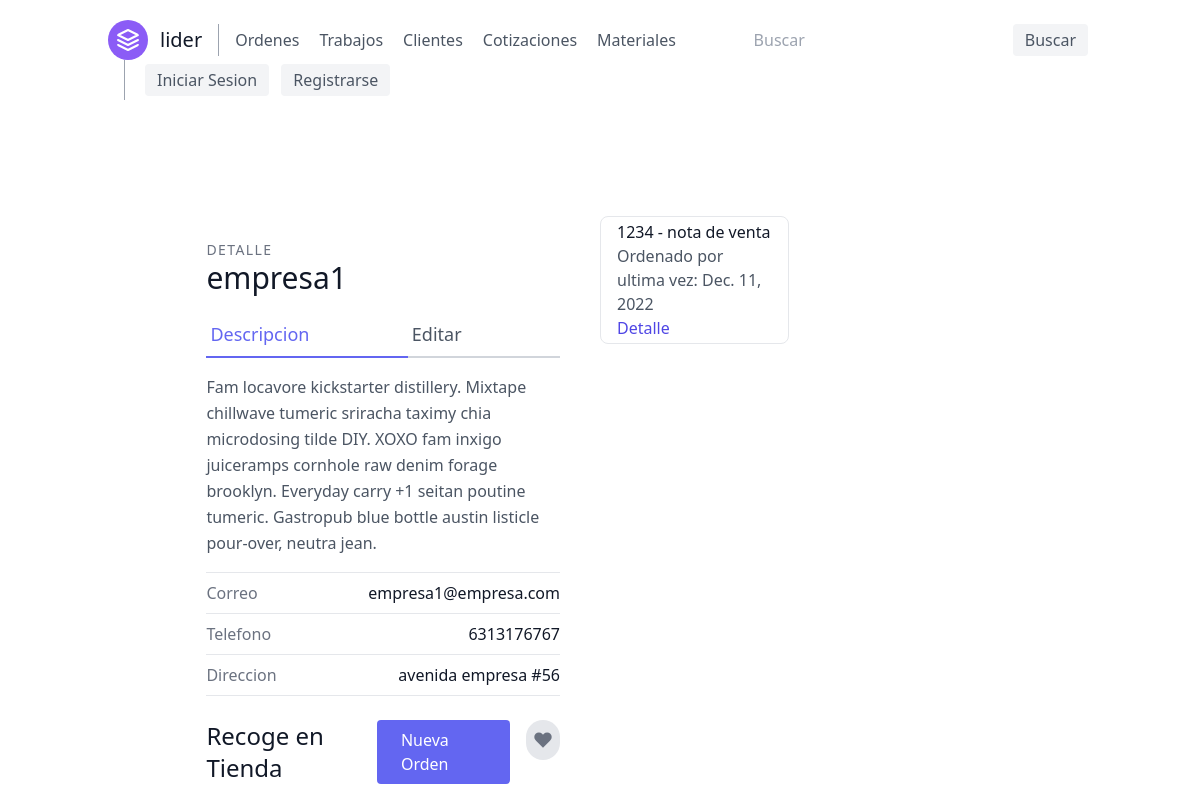
/clientes/detalle/1, run on an earlier commit of the app's database.
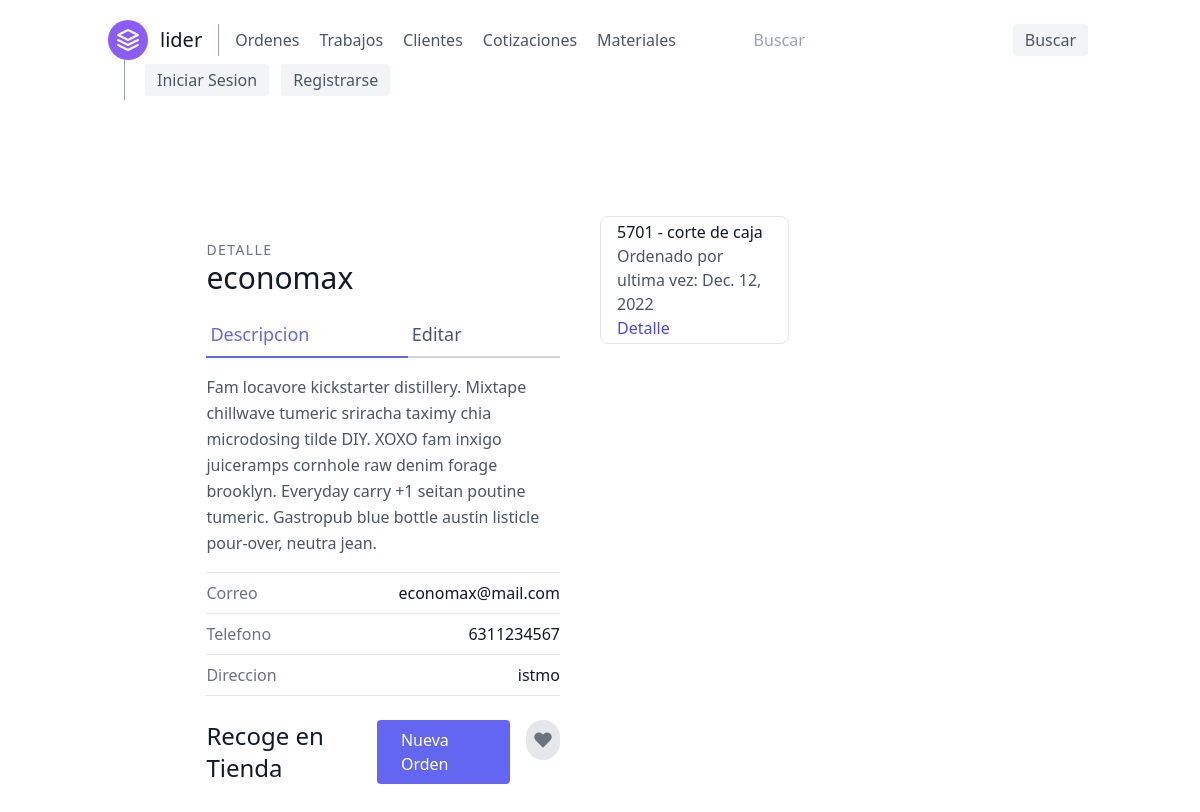
And on a later commit of the database.
### orders/models.py (models this page shows, shortened)
class Customer(models.Model):
    name_company = models.CharField(verbose_name='Nombre/Empresa', max_length=50)
    email = models.EmailField(verbose_name='Correo', null=True)
    phone_number = models.CharField(verbose_name='Telefono', max_length=10, validators=[RegexValidator(r'^\d{1,10}$')])
    address = models.CharField(verbose_name='Domicilio', max_length=100, null=True)
    shipping = models.BooleanField(verbose_name='Entrega a domicilio')
    @property
    def delivery(self):
        return 'Entrega a Domicilio' if self.shipping else 'Recoge en Tienda'

class Lider(models.Model):
    lider_id = models.CharField('Numero de Lider', max_length=4,
                                validators=[RegexValidator(r'^\d{1,10}$')], primary_key=True)
    doc_description = models.CharField(verbose_name='Descripcion del formato',
                                       max_length=250)
    customer = models.ForeignKey(Customer, on_delete=models.CASCADE, default='')
    @property
    def last_ordered(self):
        last_orderitem = Order.objects.filter(orderitem__lider__lider_id=self.lider_id).last()
        return last_orderitem.date_ordered if last_orderitem else "No ordenado"

class Order(models.Model):
    customer = models.ForeignKey(Customer, on_delete=models.CASCADE, verbose_name='Cliente')
    date_ordered = models.DateField('Fecha ordenada', auto_now=True)
    expected_delivery_date = models.DateField('Fecha esperada de Entrega',
                                              default=(datetime.datetime.now() + datetime.timedelta(days=3)))
    delivered = models.DateField(verbose_name='Fecha de Entrega', null=True, blank=True)
    paid = models.DateField(verbose_name='Fecha de Pago', null=True, blank=True)
    invoice = models.IntegerField(verbose_name='Factura Asociada', null=True, blank=True)

### customers/views.py (the view)
# urls.py: path('detalle/<int:pk>', views.CustomerDetailView.as_view(), name='customer-detail'),
class CustomerDetailView(DetailView):
    model = Customer
    template_name = 'customers/customer_detail.html'
    def get_context_data(self, **kwargs):
        context = super(CustomerDetailView, self).get_context_data(**kwargs)
        customer_id = kwargs['object'].id
        queryset = Lider.objects.filter(customer_id=customer_id).order_by('-lider_id')
        context.update({
            "lider_list": queryset
        })
        return context

### customers/templates/customers/customer_detail.html
{% extends 'base.html' %}
{% block content %}
    <section class="text-gray-600 body-font overflow-hidden">
        <div class="container px-5 py-24 mx-auto">
            <div class="lg:w-4/5 mx-auto flex flex-wrap">
                <div class="lg:w-1/2 w-full lg:pr-10 lg:py-6 mb-6 lg:mb-0">
                    <h2 class="text-sm title-font text-gray-500 tracking-widest">DETALLE</h2>
                    <h1 class="text-gray-900 text-3xl title-font font-medium mb-4">{{ customer.name_company }}</h1>
                    <div class="flex mb-4">
                        <a class="flex-grow text-indigo-500 border-b-2 border-indigo-500 py-2 text-lg px-1">Descripcion</a>
                        <a class="flex-grow border-b-2 border-gray-300 py-2 text-lg px-1"
                           href="{% url 'customer-update' customer.id %}">Editar</a>
                    </div>
                    <p class="leading-relaxed mb-4">Fam locavore kickstarter distillery. Mixtape chillwave tumeric
                        sriracha taximy chia microdosing tilde DIY. XOXO fam inxigo juiceramps cornhole raw denim forage
                        brooklyn. Everyday carry +1 seitan poutine tumeric. Gastropub blue bottle austin listicle
                        pour-over, neutra jean.</p>
                    <div class="flex border-t border-gray-200 py-2">
                        <span class="text-gray-500">Correo</span>
                        <span class="ml-auto text-gray-900">{{ object.email }}</span>
                    </div>
                    <div class="flex border-t border-gray-200 py-2">
                        <span class="text-gray-500">Telefono</span>
                        <span class="ml-auto text-gray-900">{{ object.phone_number }}</span>
                    </div>
                    <div class="flex border-t border-b mb-6 border-gray-200 py-2">
                        <span class="text-gray-500">Direccion</span>
                        <span class="ml-auto text-gray-900">{{ object.address }}</span>
                    </div>
                    <div class="flex">
                        <span class="title-font font-medium text-2xl text-gray-900">{{ customer.delivery }}</span>
                        <a class="flex ml-auto text-white bg-indigo-500 border-0 py-2 px-6 focus:outline-none hover:bg-indigo-600 rounded"
                        href="{% url 'order-create-from-customer' customer.id %}">
                            Nueva Orden
                        </a>
                        <button class="rounded-full w-10 h-10 bg-gray-200 p-0 border-0 inline-flex items-center justify-center text-gray-500 ml-4">
                            <svg fill="currentColor" stroke-linecap="round" stroke-linejoin="round" stroke-width="2"
                                 class="w-5 h-5" viewBox="0 0 24 24">
                                <path d="M20.84 4.61a5.5 5.5 0 00-7.78 0L12 5.67l-1.06-1.06a5.5 5.5 0 00-7.78 7.78l1.06 1.06L12 21.23l7.78-7.78 1.06-1.06a5.5 5.5 0 000-7.78z"></path>
                            </svg>
                        </button>
                    </div>
                </div>
                <div class="lg:w-1/2 w-full lg:h-auto h-64 object-cover object-center rounded">
                    <div class="flex flex-wrap -m-2">
                        {% for lider in lider_list %}
                            <div class="p-2 lg:w-1/2 md:w-1/2 w-full h-36">
                                <div class="h-full flex items-center border-gray-200 border p-4 rounded-lg">
                                    <div class="flex-grow">
                                        <h2 class="text-gray-900 title-font font-medium">{{ lider.lider_id }}
                                            - {{ lider.doc_description|lower }}</h2>
                                        <p>Ordenado por ultima vez: {{ lider.last_ordered }}</p>
                                        <a href="{% url 'lider-detail' lider.pk %}"
                                           class="text-indigo-600 hover:text-blue-500">Detalle</a>
                                    </div>
                                </div>
                            </div>
                        {% endfor %}
                    </div>
                </div>
            </div>
        </div>
    </section>
{% endblock %}

What changed in the data, as far as the page shows it:
removed Lider: lider_id "1234", doc_description "nota de venta", last_ordered "Dec. 11, 2022"
changed Customer "Recoge en Tienda": name_company "empresa1" → "economax"; email "empresa1@empresa.com" → "economax@mail.com"; phone_number "6313176767" → "6311234567"; address "avenida empresa #56" → "istmo"
added Lider: lider_id "5701", doc_description "corte de caja", last_ordered "Dec. 12, 2022"
